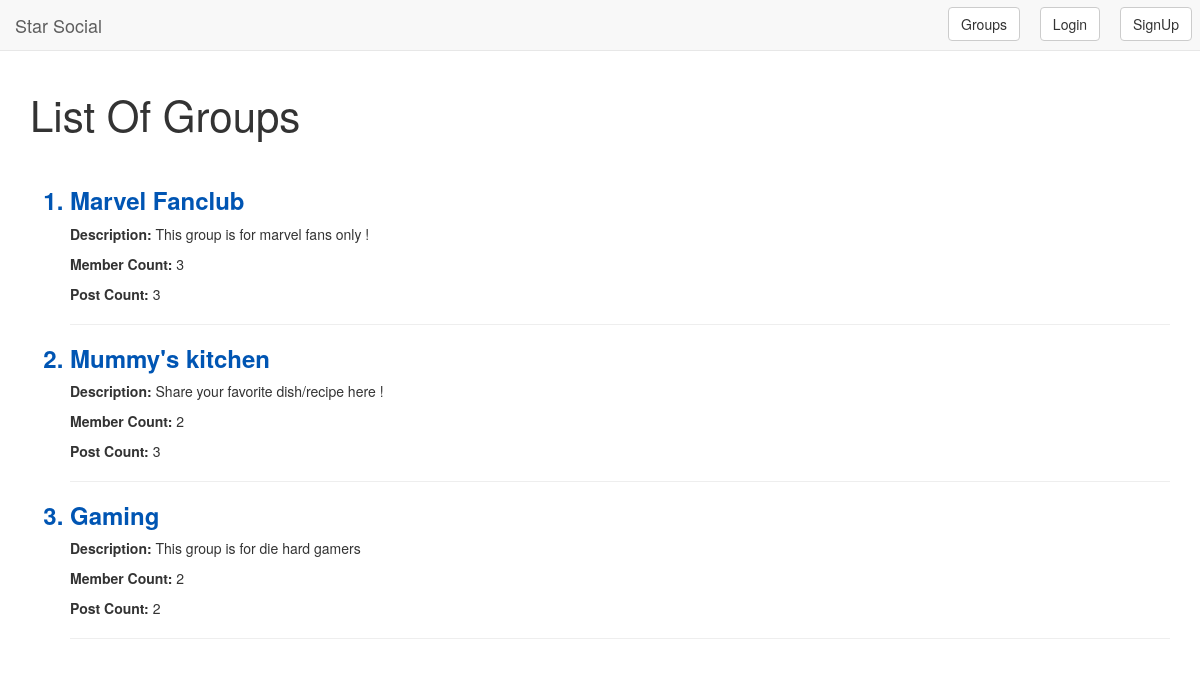
The page /groupslist/ on the database its author committed.
### basic_app/models.py (models this page shows, shortened)
class MyGroup(models.Model):
    name = models.CharField(max_length = 100)
    description = models.CharField(max_length=256)
    member_count = models.PositiveIntegerField(default=0)
    post_count = models.PositiveIntegerField(default=0)
    join_click = models.BooleanField(default=False)
    add_string = models.CharField(max_length=1024,default=".")
    remove_string = models.CharField(max_length=1024,default=".")

### basic_app/views.py (the view)
# urls.py: url(r'^groupslist/$',views.BaseGroupDisplayView.as_view(),name='basegroups'),
class BaseGroupDisplayView(ListView):
    context_object_name = 'groups'
    model = models.MyGroup
    template_name = 'homegroups.html'

### templates/homegroups.html
{% extends 'base.html' %}
{% block body_block %}
<h1 style="font-size: 3em;">List Of Groups</h1>
<br>
<ol>
    {% for group in groups %}
        <h3 style="font-weight: 600; color:#0055b3;"><li>{{group.name}}</li></h3>
        <p><span style="font-weight: 600;">Description:</span> {{group.description}}</p>
        <p><span style="font-weight: 600;">Member Count:</span> {{group.member_count}}</p>
        <p><span style="font-weight: 600;">Post Count:</span> {{group.post_count}}</p>
        <hr>
    {% endfor %}
</ol>
{% endblock %}

### rows shown on the page
MyGroup: name "Marvel Fanclub", description "This group is for marvel fans only !", member_count "3", post_count "3"
MyGroup: name "Mummy's kitchen", description "Share your favorite dish/recipe here !", member_count "2", post_count "3"
MyGroup: name "Gaming", description "This group is for die hard gamers", member_count "2", post_count "2"
